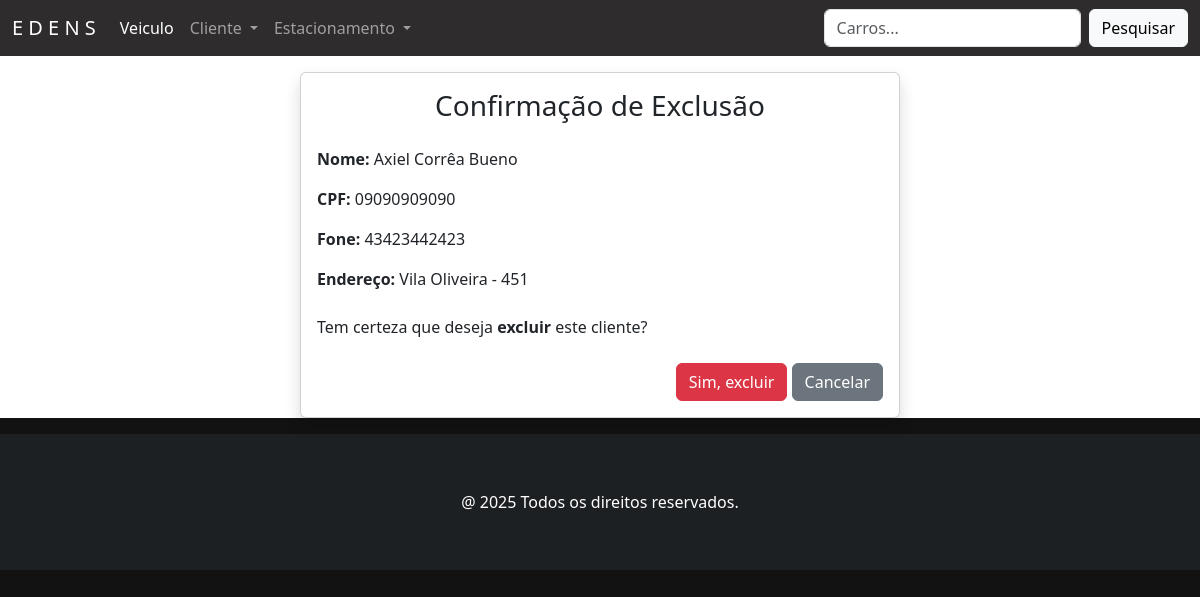
Screenshot of /2/cliente/apagar with the database file from the repository.
### pessoa/models.py (models this page shows, shortened)
class Pessoa(models.Model):
    nome = models.CharField('Nome', max_length=50, help_text='Nome completo')
    cpf = models.CharField('CPF', max_length=11, help_text='CPF completo', unique=True)
    fone = models.CharField('Fone', max_length=11, help_text='Número de telefone', unique=True)
    email = models.EmailField('Email', max_length=100, unique=True, null=True, blank=True)
    class Meta:
        abstract = True

class Cliente(Pessoa):
    endereco = models.CharField('Endereço', max_length=100, help_text='Endereço Completo')
    empresa = models.ManyToManyField(Juridico, blank=True, related_name='clientes')
    class Meta:
        verbose_name = 'Cliente'
        verbose_name_plural = 'Clientes'

### pessoa/views.py (the view)
# urls.py: path('<int:pk>/cliente/apagar', ClienteDeleteView.as_view(), name='cliente_apagar'),
class ClienteDeleteView(SuccessMessageMixin, DeleteView):
    model = Cliente
    template_name ='pessoa_apagar.html'
    success_url = reverse_lazy('clientes')

### pessoa/templates/pessoa_apagar.html (shortened to what this page needs)
{% extends 'principal.html' %}
{% load django_bootstrap5 %}
{% block content %}
  <div class="card shadow m-3 col-md-6 mx-auto">
    <div class="card-body">
      <h3 class="text-center mb-4">Confirmação de Exclusão</h3>
      <p><strong>Nome:</strong> {{ object.nome }}</p>
      <p><strong>CPF:</strong> {{ object.cpf }}</p>
      <p><strong>Fone:</strong> {{ object.fone }}</p>
      <p><strong>Endereço:</strong> {{ object.endereco }}</p>
      <p class="mt-4">Tem certeza que deseja <strong>excluir</strong> este cliente?</p>
      <form method="POST">
        <div class="text-end mt-4">
          {% bootstrap_button button_type="submit" content="Sim, excluir" button_class="btn-danger" %}
          <a href="{% url 'clientes' %}" class="btn btn-secondary text-white">Cancelar</a>
        </div>
      </form>
    </div>
  </div>
{% endblock %}

### static/css/estilos.css (style rules this page uses)
body:not(.navbar-custom) { background-color: #121212; }

### rows the page displays
Cliente: nome "Axiel Corrêa Bueno", cpf "09090909090", fone "43423442423", endereco "Vila Oliveira - 451"
